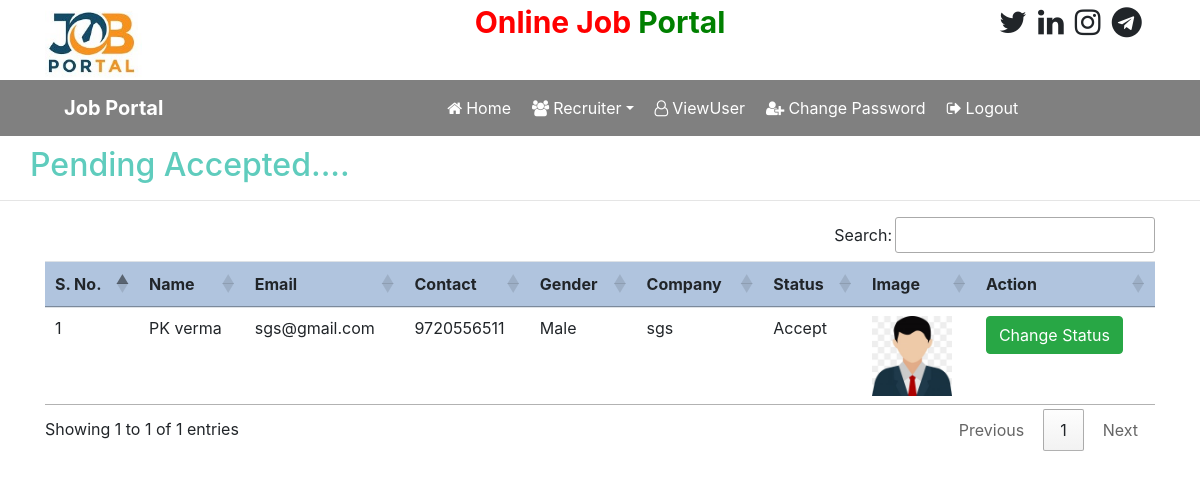
Page /recruiter_accepted (signed in) on the committed database.
### job/models.py (models this page shows, shortened)
class Recruiter(models.Model):
    user=models.ForeignKey(User, on_delete=models.CASCADE)
    mobile=models.CharField(max_length=15, null=True)
    image=models.FileField(null=True)
    gender=models.CharField(max_length=10, null=True)
    company=models.CharField(max_length=100,null=True)
    status=models.CharField(max_length=20,null=True)
    type=models.CharField(max_length=15, null=True)

### job/views.py (the view)
# urls.py: path('recruiter_accepted', recruiter_accepted, name='recruiter_accepted'),
def recruiter_accepted(request):
    if not request.user.is_authenticated:
        return redirect('admin_login')
    data=Recruiter.objects.filter(status='Accept')
    context={'data':data}
    return render(request, 'recruiter_accepted.html',context)

### job/templates/recruiter_accepted.html
{% load static %}
{% block body %}
{% include 'admin_navigation.html' %}
<h2 style="color:rgb(95, 204, 189); margin-left: 30px; margin-top: 10px;">Pending Accepted....</h2>
<hr>
<div class="container">
    <table class="table table-hover" id="example">
        <thead>
            <tr style="background-color: lightsteelblue;">
                <th>S. No.</th>
                <th>Name</th>
                <th>Email</th>
                <th>Contact</th>
                <th>Gender</th>
                <th>Company</th>
                <th>Status</th>
                <th>Image</th>
                <th>Action</th>
            </tr>
        </thead>
        <tbody>
            {% for i in data %}
            <tr>
                <td>{{forloop.counter}}  </td>
                <td>{{i.user.first_name}} {{i.user.last_name}}</td>
                <td>{{i.user.username}}</td>
                <td>{{i.mobile}}</td>
                <td>{{i.gender}}</td>
                <td>{{i.company}}</td>
                <td>{{i.status}}</td>
                <td><img src="{{i.image.url}}" style="width: 80px; height: 80px;" ></td>
                <td><a href="{% url 'change_status' i.id %}" class="btn btn-success" >Change Status</a></td>
            </tr>
            {% endfor %}
        </tbody>
    </table>
</div>
{% endblock %}

### rows in the picture
Recruiter: user.first_name "PK", user.last_name "verma", user.username "sgs@gmail.com", mobile "9720556511", gender "Male", company "sgs", status "Accept", image (picture)
